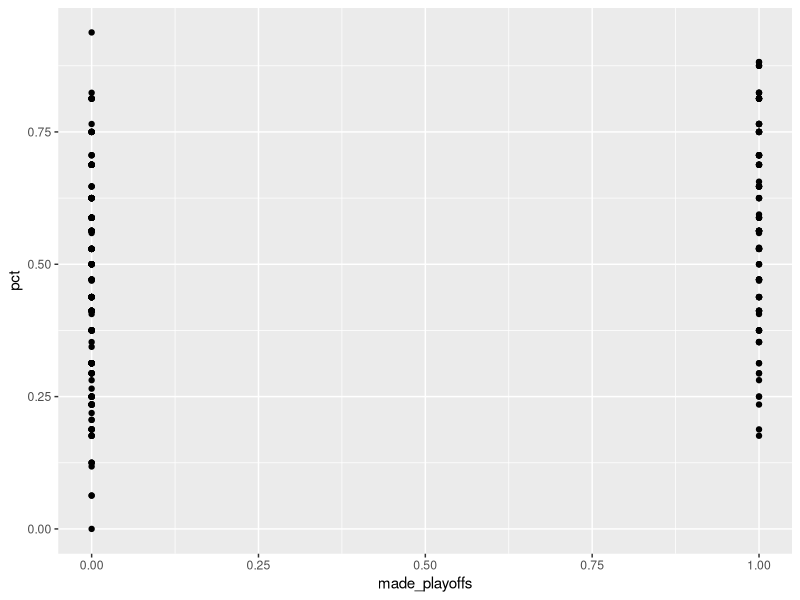
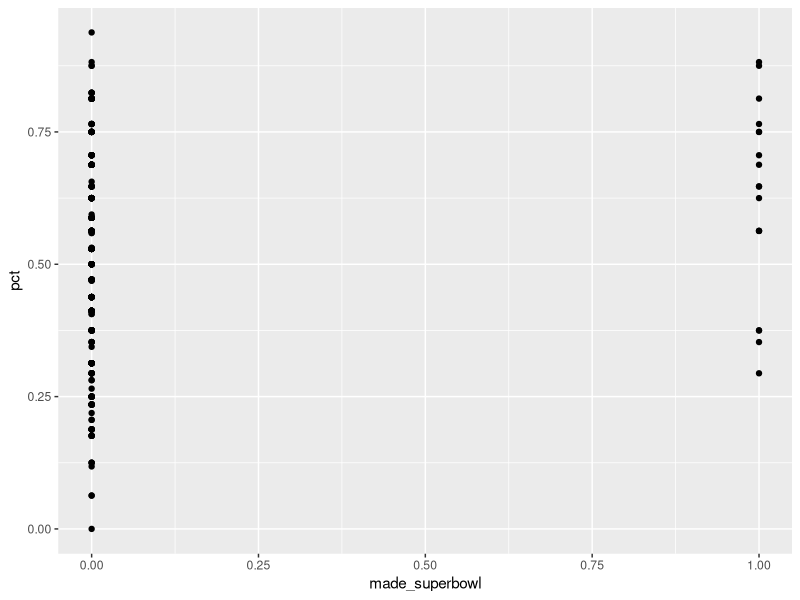
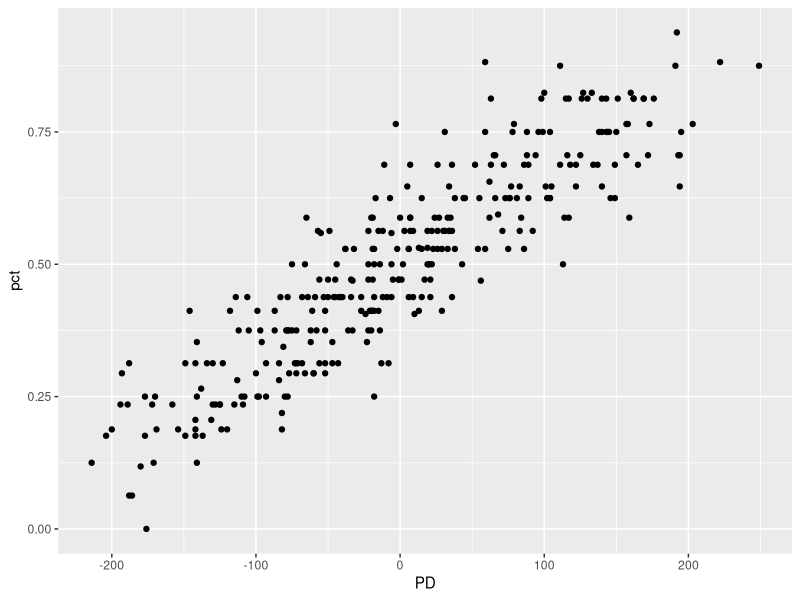
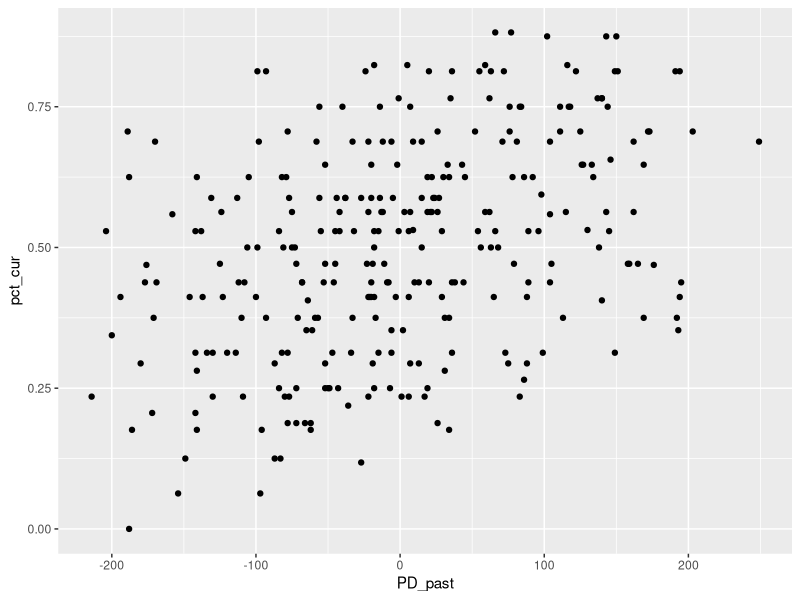

Write the R code that produced these figures, in order.
library(tidyverse) 

# exploratory data analysis 
data = read_csv("nfl/raw_data/standings.csv")

data$Tm = gsub("[\\*\\+]", "", data$Tm)
data$Tm[data$Tm == "Oakland Raiders"] = "Las Vegas Raiders"
data$Tm[data$Tm == "St. Louis Rams"] = "Los Angeles Rams"
data$Tm[data$Tm == "San Diego Chargers"] = "Los Angeles Chargers"
data$Tm[data$Tm == "Washington Redskins"] = "Washington Commanders"
data$Tm[data$Tm == "Washington Football Team"] = "Washington Commanders"

# read in playoff data to create additional features
playoff_data = read_csv("nfl/raw_data/playoffs.csv")

#standardize team names to match standings.csv
playoff_data$`Winner/tie`[playoff_data$`Winner/tie` == "Oakland Raiders"] <- "Las Vegas Raiders"
playoff_data$`Loser/tie`[playoff_data$`Loser/tie` == "Oakland Raiders"]  <- "Las Vegas Raiders"

playoff_data$`Winner/tie`[playoff_data$`Winner/tie` == "St. Louis Rams"] <- "Los Angeles Rams"
playoff_data$`Loser/tie`[playoff_data$`Loser/tie` == "St. Louis Rams"]  <- "Los Angeles Rams"

playoff_data$`Winner/tie`[playoff_data$`Winner/tie` == "San Diego Chargers"] <- "Los Angeles Chargers"
playoff_data$`Loser/tie`[playoff_data$`Loser/tie` == "San Diego Chargers"]  <- "Los Angeles Chargers"

playoff_data$`Winner/tie`[playoff_data$`Winner/tie` == "Washington Redskins"] <- "Washington Commanders"
playoff_data$`Loser/tie`[playoff_data$`Loser/tie` == "Washington Redskins"]  <- "Washington Commanders"

playoff_data$`Winner/tie`[playoff_data$`Winner/tie` == "Washington Football Team"] <- "Washington Commanders"
playoff_data$`Loser/tie`[playoff_data$`Loser/tie` == "Washington Football Team"]  <- "Washington Commanders"

#adding made_playoffs & and made_superbowl binary features from playoffs.csv
playoff_teams = playoff_data %>%
  select(Date, `Winner/tie`, `Loser/tie`) %>%
  mutate(Year = as.numeric(substr(Date, 1, 4))) %>% # extract season year from date
  pivot_longer(cols = c(`Winner/tie`, `Loser/tie`), values_to = "Tm") %>%
  distinct(Year, Tm) %>%
  mutate(made_playoffs = 1)

superbowl_teams = playoff_data %>%
  filter(grepl("SuperBowl", Week)) %>%
  mutate(Year = as.numeric(substr(Date, 1, 4))) %>% # extract season year from date
  pivot_longer(cols = c(`Winner/tie`, `Loser/tie`), values_to = "Tm") %>%
  distinct(Year, Tm) %>%
  mutate(made_superbowl = 1)

# left join new features into standings data
data = data %>%
  left_join(playoff_teams, by = c("year" = "Year", "Tm")) %>%
  left_join(superbowl_teams, by = c("year" = "Year", "Tm"))

#impute 0's for unmatched teams (did not make playoffs or superbowl)
data = data %>% 
  mutate(
    made_playoffs = ifelse(is.na(made_playoffs), 0, made_playoffs),
    made_superbowl = ifelse(is.na(made_superbowl), 0, made_superbowl)
  )

#explore correlation between these new features and win percent
ggplot(data, aes(x=made_playoffs, y=pct)) + 
  geom_point()

ggplot(data, aes(x=made_superbowl, y=pct)) + 
  geom_point()
# no clear trend that teams who made playoffs/superbowl tend to have higher win percentage

# high same-season correlation between PD and win pct 
ggplot(data, aes(x=PD, y=pct)) + 
  geom_point() 

# what about past year PD vs. current year win pct? 
calculate_past_metrics = function(data, gap) {

  pd = data %>% select(Tm, year, PD, pct, made_playoffs, made_superbowl) 
  data = data %>% 
    left_join(
      pd, by = "Tm", 
      relationship = "many-to-many", 
      suffix = c("_cur", "_past")
    ) %>% 
    filter(year_cur == year_past + gap) 

  return(data)
}

data_past = calculate_past_metrics(data, gap=1)

# this correlation is not as strong (but still exists)
ggplot(data_past, aes(x=PD_past, y=pct_cur)) + 
  geom_point() 

m1 = lm(pct_cur ~ PD_past, data = data_past) 
summary(m1)
# past PD explains roughly 16% of the variance in win pct 

# being in playoffs/superbowl last year vs win pct
m1b = lm(pct_cur ~ made_superbowl_past, data = data_past)
summary(m1b)

m1c = lm(pct_cur ~ made_playoffs_past, data = data_past)
summary(m1c)
# these features on their own don't have much predictive power; very poor correlation (as seen by scatterplots)
# made_superbowl seems insignificant

# does past win pct do better? 
m2 = lm(pct_cur ~ pct_past, data = data_past)
summary(m2) 
# actually does worse! only about 13% 

# try combining the two 
m3 = lm(pct_cur ~ PD_past + pct_past, data = data_past) 
summary(m3)
# pct_past no longer significant after accounting for PD_past 

# what about current year - 2? 
data_past2 = calculate_past_metrics(data, gap=2)
m4 = lm(pct_cur ~ PD_past, data = data_past2) 
summary(m4) 
# relationship less strong, but still significant 


# test for playoffs/superbowl as well
m4a = lm(pct_cur ~ made_playoffs_past, data = data_past2)
summary(m4a)

m4b = lm(pct_cur ~ made_superbowl_past, data = data_past2)
summary(m4b)
# made_superbowl seems insignificant
# made_playoffs 2 years past seems more significant than 1 year

data_past3 = calculate_past_metrics(data, gap=3)
m5 = lm(pct_cur ~ PD_past, data = data_past3) 
summary(m5)
# current year - 3 is no longer significant 
# but still might be worth including 

#looking @ the same for made_playoffs/superbowl
m5a = lm(pct_cur ~ made_playoffs_past, data = data_past3)
summary(m5a)

m5b = lm(pct_cur ~ made_superbowl_past, data = data_past3)
summary(m5b)
# made_superbowl again worse than guessing/insignificant
# made_playoffs seems to get more significant

# what if we tried everything together? 
# this is the jankiest function ever... but it works 
calculate_all_past = function(data) {
  pd = data %>% select(Tm, year, PD, made_superbowl, made_playoffs) 
   data = data %>% 
    left_join(
      pd, by = "Tm", 
      relationship = "many-to-many", 
      suffix = c("_cur", "_past")
    ) %>% 
    filter(year_past + 3 >= year_cur & year_past != year_cur) %>% 
    mutate(
      year_indicator = case_when(
        year_past + 1 == year_cur ~ '1', 
        year_past + 2 == year_cur ~ '2', 
        year_past + 3 == year_cur ~ '3'
      ) 
    ) %>% 
    drop_na(year_indicator) %>% 
    pivot_wider(
      names_from = year_indicator,
      values_from = c(PD_past, made_playoffs_past, made_superbowl_past),
      values_fill =  list(PD_past = NA, made_playoffs_past = NA, made_superbowl_past = NA) # ensure columns exist if no match
    ) %>%
    group_by(year_cur, Tm) %>% 
    summarize(
      W = mean(W), 
      L = mean(L), 
      win_pct = mean(pct), 
      across(starts_with("PD_past"), ~mean(.x, na.rm = TRUE)),
      across(starts_with("made_playoffs_past"), 
             ~ifelse(all(is.na(.x)), 0, max(.x, na.rm = TRUE))),
      across(starts_with("made_superbowl_past"), 
             ~ifelse(all(is.na(.x)), 0, max(.x, na.rm = TRUE))),
      .groups = "drop"
      
      # tweaking with code, adding the new features below that way breaks things
      
      #past_1 = mean(past_1, na.rm = TRUE), 
      #past_2 = mean(past_2, na.rm = TRUE), 
      #past_3 = mean(past_3, na.rm = TRUE),
      
      #add playoff lookbacks
      #playoffs_past_1 = mean(made_playoffs_past_1, na.rm = TRUE),
      #playoffs_past_2 = mean(made_playoffs_past_2, na.rm = TRUE),
      #playoffs_past_3 = mean(made_playoffs_past_3, na.rm = TRUE),
      
      # add superbowl lookbacks
      #superbowl_past_1 = mean(made_superbowl_past_1, na.rm = TRUE),
      #superbowl_past_2 = mean(made_superbowl_past_2, na.rm = TRUE),
      #superbowl_past_3 = mean(made_superbowl_past_3, na.rm = TRUE)
    ) %>% 
    filter(year_cur >= 2018) %>% #restrict to >= 2018 to ensure data exists for 3 years past 
    drop_na() 
  
  return(data)
}

data_all_past = calculate_all_past(data) 

m6 = lm(win_pct ~ PD_past_1 + PD_past_2 + PD_past_3, data = data_all_past) 
summary(m6)
# interestingly only the previous year matters

m6a = lm(win_pct ~ PD_past_1 + PD_past_2 + PD_past_3
                  + made_playoffs_past_1 + made_playoffs_past_2 + made_playoffs_past_3
                  + made_superbowl_past_1 + made_superbowl_past_2 + made_superbowl_past_3,
        data = data_all_past) 
summary(m6a)
# including prior made_playoffs & made_superbowl don't contribute to predictive power 
